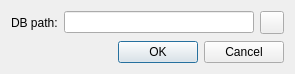
<?xml version="1.0" encoding="UTF-8"?>
<ui version="4.0">
 <class>SQLiteConnectionStringEditor</class>
 <widget class="QDialog" name="SQLiteConnectionStringEditor">
  <property name="geometry">
   <rect>
    <x>0</x>
    <y>0</y>
    <width>295</width>
    <height>74</height>
   </rect>
  </property>
  <property name="windowTitle">
   <string>SQLite configuration</string>
  </property>
  <property name="windowIcon">
   <iconset resource="../../img.qrc">
    <normaloff>:/img/settings.png</normaloff>:/img/settings.png</iconset>
  </property>
  <layout class="QVBoxLayout" name="verticalLayout">
   <item>
    <layout class="QFormLayout" name="formLayout">
     <property name="fieldGrowthPolicy">
      <enum>QFormLayout::ExpandingFieldsGrow</enum>
     </property>
     <item row="0" column="0">
      <widget class="QLabel" name="label">
       <property name="text">
        <string>DB path:</string>
       </property>
      </widget>
     </item>
     <item row="0" column="1">
      <layout class="QHBoxLayout" name="horizontalLayout">
       <item>
        <widget class="QLineEdit" name="dbPath"/>
       </item>
       <item>
        <widget class="QToolButton" name="dbPathSearch">
         <property name="icon">
          <iconset resource="../../img.qrc">
           <normaloff>:/img/search.png</normaloff>:/img/search.png</iconset>
         </property>
        </widget>
       </item>
      </layout>
     </item>
    </layout>
   </item>
   <item>
    <spacer name="verticalSpacer">
     <property name="orientation">
      <enum>Qt::Vertical</enum>
     </property>
     <property name="sizeHint" stdset="0">
      <size>
       <width>20</width>
       <height>40</height>
      </size>
     </property>
    </spacer>
   </item>
   <item>
    <widget class="QDialogButtonBox" name="buttonBox">
     <property name="orientation">
      <enum>Qt::Horizontal</enum>
     </property>
     <property name="standardButtons">
      <set>QDialogButtonBox::Cancel|QDialogButtonBox::Ok</set>
     </property>
    </widget>
   </item>
  </layout>
 </widget>
 <resources>
  <include location="../../img.qrc"/>
 </resources>
 <connections/>
</ui>
